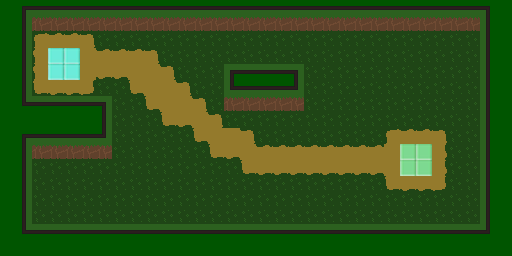

Tiled map render using the project's own tile images. Description and the whole map definition, tile-layer contents included, below:
An orthogonal 32x16 tile map with 16x16 px tiles, 1 tile layer (Tile Layer 1), 2 tilesets and 2 objects.

<map version="1.4" tiledversion="1.4.3" orientation="orthogonal" renderorder="right-down" width="32" height="16" tilewidth="16" tileheight="16" infinite="0" backgroundcolor="#005500" nextlayerid="3" nextobjectid="3">
 <properties>
  <property name="description" value="A walk in the park" />
  <property name="name" value="Forest 0" />
 </properties>
 <tileset firstgid="1" source="../tileset_common.tsx" />
 <tileset firstgid="28" source="../tileset_forest.tsx" />
 <layer id="1" name="Tile Layer 1" width="32" height="16">
  <data encoding="csv">
0,39,34,34,34,34,34,34,34,34,34,34,34,34,34,34,34,34,34,34,34,34,34,34,34,34,34,34,34,34,38,0,
0,36,28,28,28,28,28,28,28,28,28,28,28,28,28,28,28,28,28,28,28,28,28,28,28,28,28,28,28,28,35,0,
0,36,65,63,63,72,46,46,46,46,46,46,46,46,46,46,46,46,46,46,46,46,46,46,46,46,46,46,46,46,35,0,
0,36,48,5,5,73,63,63,63,72,46,46,46,41,41,41,41,41,41,41,46,46,46,46,46,46,46,46,46,46,35,0,
0,36,48,5,5,73,57,57,73,73,72,41,41,41,32,33,33,33,29,41,41,41,46,46,46,46,46,46,46,46,35,0,
0,36,70,57,57,71,46,41,70,73,73,72,41,41,31,34,34,34,30,41,41,41,41,41,46,46,46,46,46,46,35,0,
0,37,33,33,33,33,29,41,41,70,73,73,72,46,28,28,28,28,28,41,41,41,46,46,46,46,46,46,46,46,35,0,
0,0,0,0,0,0,36,41,41,41,70,57,73,72,46,46,46,46,46,41,41,41,41,41,41,46,46,46,46,46,35,0,
0,39,34,34,34,34,30,41,41,41,41,41,70,73,73,72,46,46,46,46,41,41,41,41,65,63,63,72,46,46,35,0,
0,36,28,28,28,28,28,41,41,41,41,41,41,70,57,73,63,63,63,63,63,63,63,63,73,3,3,62,46,46,35,0,
0,36,46,46,46,46,41,41,41,41,41,41,41,46,46,70,57,57,57,57,57,57,57,57,73,3,3,62,46,46,35,0,
0,36,46,46,46,46,41,41,41,41,41,41,41,41,46,46,46,46,46,46,46,46,41,41,70,57,57,71,46,46,35,0,
0,36,46,46,46,46,46,41,41,41,46,46,46,46,46,46,46,46,46,46,46,46,46,46,46,46,46,46,46,46,35,0,
0,36,46,46,46,46,46,46,46,46,46,46,46,46,46,46,46,46,46,46,46,46,41,46,46,41,41,46,46,46,35,0,
0,37,33,33,33,33,33,33,33,33,33,33,33,33,33,33,33,33,33,33,33,33,33,33,33,33,33,33,33,33,40,0,
0,0,0,0,0,0,0,0,0,0,0,0,0,0,0,0,0,0,0,0,0,0,0,0,0,0,0,0,0,0,0,0
</data>
 </layer>
 <objectgroup id="2" name="Object Layer 1">
  <object id="1" template="../templates/spawn.tx" x="64" y="64" />
  <object id="2" template="../templates/goal.tx" x="400" y="144" />
 </objectgroup>
</map>
